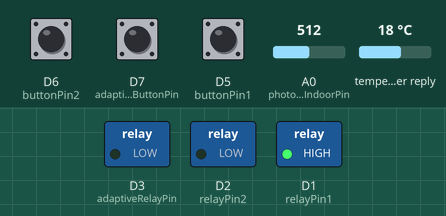
This sketch was run on a simulated ESP8266 (NodeMCU). On the bench: switched loads named in the sketch (green lamp = pin HIGH). The inputs (shaded band) are chosen by the test bench; at power-on: D6 (buttonPin2) HIGH, D7 (adaptiveButtonPin) HIGH, D5 (buttonPin1) HIGH, A0 (photocellIndoorPin) = 512, temperature in the weather reply 18 °C. WiFi joins after 1.5 s; servers stay silent unless stated; network time is answered at once with the bench clock; the local clock reads 2024-03-15 10:24:30 at power-on unless the sketch sets it; web services answer with replies made up by the test bench.

Above: at 3.2 s.
3.3 s: D6 (buttonPin2) pulled LOW for 1 s
At 5.4 s:
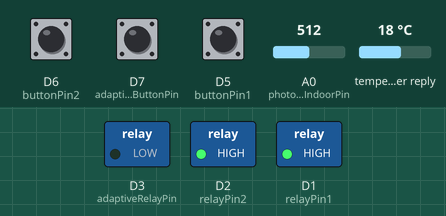
5.8 s: D6 (buttonPin2) pulled LOW for 3.2 s
At 7.3 s:
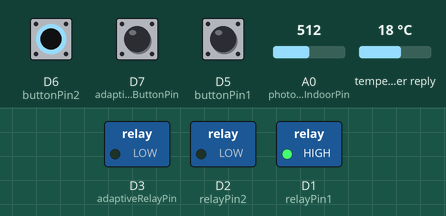
Timing chart, 0 to 8.8 s (numbered marks = the images above; inputs shaded):
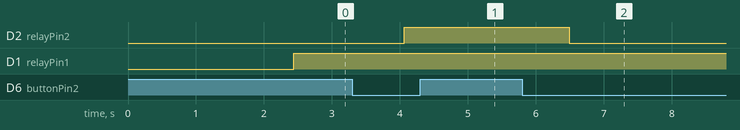

The sketch:

ESP8266_ASTRO.ino
```cpp
#include <ESP8266WiFi.h>
#include <TimeLib.h>
#include <NTPClient.h>
#include <WiFiUdp.h>
#include <Bounce2.h>
#include <ArduinoJson.h>
#include <WiFiClient.h>
#include <ESP8266HTTPClient.h>

const char* ssid = "your_wifi_ssid";
const char* password = "your_wifi_password";

const char* ntpServer = "pool.ntp.org";
const long gmtOffset = 7200;
const int daylightOffset = 3600;

const int relayPin1 = D1;
const int relayPin2 = D2;
const int adaptiveRelayPin = D3;

const int buttonPin1 = D5;
const int buttonPin2 = D6;
const int adaptiveButtonPin = D7;

const char* apiKey = "openweathermap_api_key";
const char* city = "Ternopil";
const char* country = "UA";

const int photocellIndoorPin = A0;
const int photocellOutdoorPin = A0; // Use A0 or another available analog pin

WiFiUDP ntpUDP;
NTPClient timeClient(ntpUDP, ntpServer, gmtOffset, daylightOffset);

Bounce debouncer1 = Bounce();
Bounce debouncer2 = Bounce();
Bounce adaptiveButton = Bounce();

bool manualControl1 = false;
bool manualControl2 = false;
bool adaptiveControl = false;

const int manualOnHour1 = 10;
const int manualOffHour1 = 16;

const int manualOnHour2 = 18;
const int manualOffHour2 = 22;

const int desiredLumensIndoor = 500;
const int desiredLumensOutdoor = 300;

bool adaptiveSchedule[7] = {true, true, true, true, true, true, true}; // Schedule for each day of the week

void setup() {
  Serial.begin(115200);
  pinMode(relayPin1, OUTPUT);
  pinMode(relayPin2, OUTPUT);
  pinMode(adaptiveRelayPin, OUTPUT);
  pinMode(buttonPin1, INPUT_PULLUP);
  pinMode(buttonPin2, INPUT_PULLUP);
  pinMode(adaptiveButtonPin, INPUT_PULLUP);

  debouncer1.attach(buttonPin1);
  debouncer1.interval(50);

  debouncer2.attach(buttonPin2);
  debouncer2.interval(50);

  adaptiveButton.attach(adaptiveButtonPin);
  adaptiveButton.interval(50);

  connectToWiFi();
  timeClient.begin();
}

void loop() {
  timeClient.update();
  int currentHour = timeClient.getHours();
  int currentMinute = timeClient.getMinutes();

  int sunriseHour = getSunriseHour();
  int sunsetHour = getSunsetHour();
  int sunDuration = sunsetHour - sunriseHour;

  int timeShift = isSummer() ? 30 : 0;
  int shiftedSunriseHour = sunriseHour + timeShift;
  int shiftedSunsetHour = sunsetHour + timeShift;

  int indoorLightLevel = analogRead(photocellIndoorPin);
  int outdoorLightLevel = analogRead(photocellOutdoorPin);

  debouncer1.update();
  debouncer2.update();
  adaptiveButton.update();

  if (debouncer1.fell()) toggleRelay(relayPin1);
  if (debouncer2.fell()) toggleRelay(relayPin2);
  if (adaptiveButton.fell()) {
    adaptiveControl = !adaptiveControl;
    digitalWrite(adaptiveRelayPin, adaptiveControl);
  }

  if (adaptiveControl && adaptiveSchedule[weekday() - 1]) {
    if (outdoorLightLevel < desiredLumensIndoor && indoorLightLevel < desiredLumensIndoor) {
      digitalWrite(adaptiveRelayPin, HIGH);
    } else if (outdoorLightLevel > desiredLumensIndoor && indoorLightLevel > desiredLumensIndoor) {
      digitalWrite(adaptiveRelayPin, LOW);
    }
  } else {
    digitalWrite(adaptiveRelayPin, LOW);
  }

  if (manualControl1) digitalWrite(relayPin1, HIGH);
  else if (currentHour >= shiftedSunriseHour && currentHour < shiftedSunsetHour) digitalWrite(relayPin1, HIGH);
  else if (currentHour >= manualOnHour1 && currentHour < manualOffHour1) digitalWrite(relayPin1, HIGH);
  else digitalWrite(relayPin1, LOW);

  if (manualControl2) digitalWrite(relayPin2, HIGH);
  else if (currentHour >= shiftedSunsetHour || currentHour < shiftedSunriseHour) digitalWrite(relayPin2, HIGH);
  else if (currentHour >= manualOnHour2 && currentHour < manualOffHour2) digitalWrite(relayPin2, HIGH);
  else digitalWrite(relayPin2, LOW);
}

void connectToWiFi() {
  WiFi.begin(ssid, password);
  while (WiFi.status() != WL_CONNECTED) {
    delay(1000);
  }
}

void toggleRelay(int pin) {
  if (pin == relayPin1) manualControl1 = !manualControl1;
  else if (pin == relayPin2) manualControl2 = !manualControl2;
  digitalWrite(pin, !digitalRead(pin));
}

int getSunriseHour() {
  String url = "http://api.openweathermap.org/data/2.5/weather?q=" + String(city) + "," + String(country) + "&appid=" + String(apiKey);
  HTTPClient http;
  WiFiClient client;

  http.begin(client, url);

  int httpCode = http.GET();

  if (httpCode == HTTP_CODE_OK) {
    String payload = http.getString();
    const size_t capacity = JSON_OBJECT_SIZE(2) + JSON_OBJECT_SIZE(3) + 50;
    DynamicJsonDocument doc(capacity);

    deserializeJson(doc, payload);

    long sunrise = doc["sys"]["sunrise"];
    return hour(sunrise);
  } else {
    return 6;
  }

  http.end();
}

int getSunsetHour() {
  String url = "http://api.openweathermap.org/data/2.5/weather?q=" + String(city) + "," + String(country) + "&appid=" + String(apiKey);
  HTTPClient http;
  WiFiClient client;

  http.begin(client, url);

  int httpCode = http.GET();

  if (httpCode == HTTP_CODE_OK) {
    String payload = http.getString();
    const size_t capacity = JSON_OBJECT_SIZE(2) + JSON_OBJECT_SIZE(3) + 50;
    DynamicJsonDocument doc(capacity);

    deserializeJson(doc, payload);

    long sunset = doc["sys"]["sunset"];
    return hour(sunset);
  } else {
    return 18;
  }

  http.end();
}

bool isSummer() {
  int currentMonth = month(timeClient.getEpochTime());
  return currentMonth >= 4 && currentMonth <= 9;
}
```

Measured:
- after the input at 3.3 s, D2 (relayPin2): LOW → HIGH after 0.76 s
- after the input at 5.8 s, D2 (relayPin2): HIGH → LOW after 0.70 s
